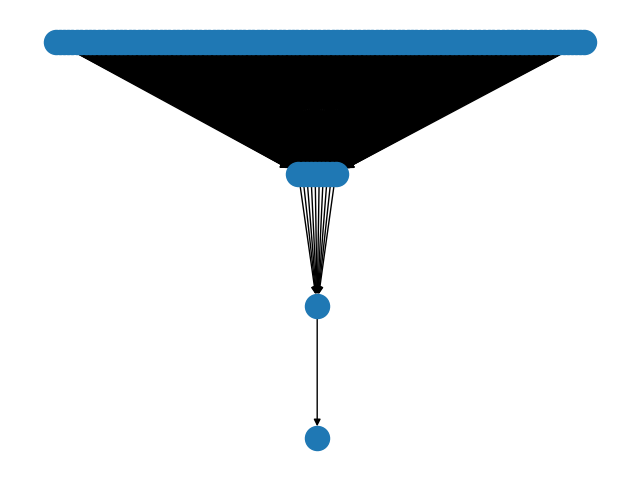

Reproduce this figure in Python.
import networkx as nx
from networkx.drawing.nx_agraph import write_dot, graphviz_layout
import matplotlib.pyplot as plt
G = nx.DiGraph()

md_tasks = 120
agg_tasks = 10
ml_tasks = 1
ag_tasks = 1

def add_node(G, stage_idx, task_cnt):
    for i in range(1, task_cnt + 1):
        print(i)
        G.add_node('stage{}-task{}'.format(stage_idx, i), stage_id=stage_idx, task_id=i)
        if stage_idx > 1:
            prev_stage_names = [ x for x, y in G.nodes(data=True) if y['stage_id'] == stage_idx - 1 ]
            print(prev_stage_names)
            for j in prev_stage_names:
                G.add_edge(j, 'stage{}-task{}'.format(stage_idx, i))

add_node(G, 1, md_tasks)
add_node(G, 2, agg_tasks)
add_node(G, 3, ml_tasks)
add_node(G, 4, ag_tasks)

pos =graphviz_layout(G, prog='dot')
nx.draw(G, pos, with_labels=False, arrows=True)
plt.savefig('ddmd_dag.png')
from networkx.drawing.nx_agraph import write_dot
write_dot(G, 'ddmd_dag.dot')
